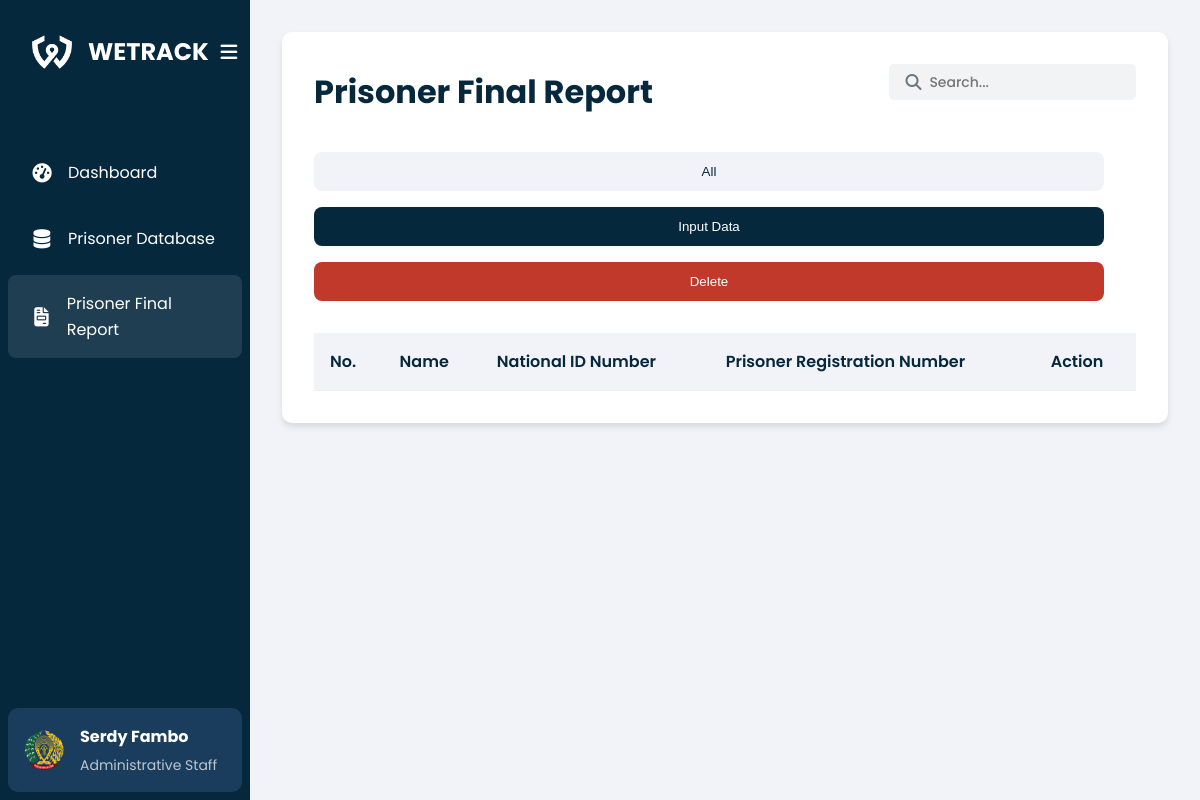
Page /lapas/pages/Laporan.php on the earlier database version.
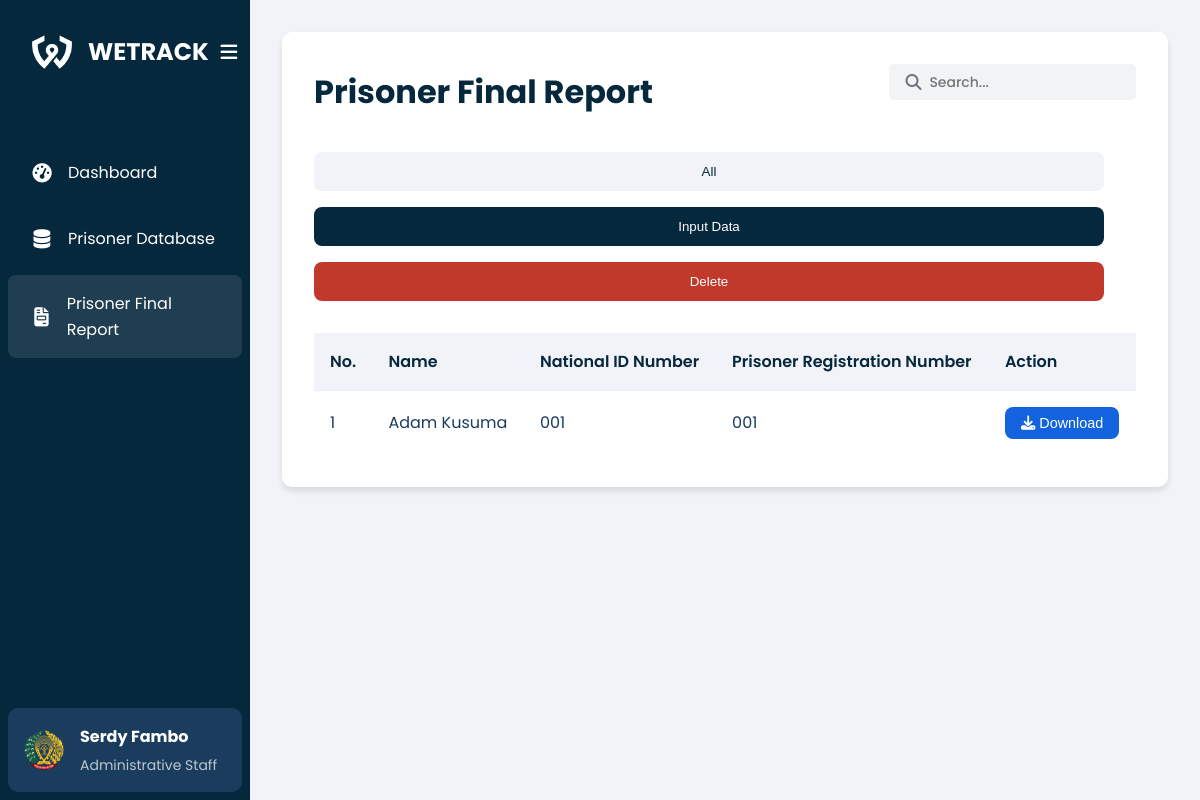
Same page on the later database version.
### tables this page shows
CREATE TABLE `final_report` (
  `id` int(11) NOT NULL,
  `nik` varchar(20) NOT NULL,
  `nrt` varchar(20) NOT NULL,
  `docInput` varchar(255) NOT NULL,
  `created_at` timestamp NOT NULL DEFAULT current_timestamp()
);

CREATE TABLE `mantan_narapidana` (
  `id` int(11) NOT NULL,
  `fileInput` varchar(255) DEFAULT NULL,
  `nik` varchar(20) DEFAULT NULL,
  `nrt` varchar(20) DEFAULT NULL,
  `nama` varchar(100) DEFAULT NULL,
  `dateBirth` date DEFAULT NULL,
  `address` text DEFAULT NULL,
  `gender` enum('male','female') DEFAULT NULL,
  `nationality` varchar(100) DEFAULT NULL,
  `crime` enum('TwA','Ot','Fraud','Assault','NO','Embezzlement','MvT','Robbery','Brawling') DEFAULT NULL,
  `case` text DEFAULT NULL,
  `punishment` varchar(100) DEFAULT NULL,
  `releaseDate` date DEFAULT NULL,
  `report` text DEFAULT NULL,
  `action` tinyint(1) DEFAULT NULL COMMENT '1 for accept, 0 for reject',
  `created_at` timestamp NOT NULL DEFAULT current_timestamp(),
  `prisoner_type` enum('houseArrest','cityPrisoner') DEFAULT NULL,
  `geofence_type` enum('houseArrest','cityPrisoner') DEFAULT NULL,
  `geofence_radius` float DEFAULT NULL,
  `geofence_lat` decimal(10,8) DEFAULT NULL,
  `geofence_lng` decimal(11,8) DEFAULT NULL,
  `geofence_city_district` varchar(100) DEFAULT NULL,
  `radiusFence` float DEFAULT NULL,
  `centerLat` float DEFAULT NULL,
  `centerLng` float DEFAULT NULL,
  `city_district` varchar(100) DEFAULT NULL,
  `last_login` timestamp NOT NULL DEFAULT current_timestamp() ON UPDATE current_timestamp()
);

### lapas/pages/Laporan.php (the view, shortened to what this page needs)
<?php
require_once 'utils/activity_logger.php';
?>
<!DOCTYPE html>
<html lang="en">
<head>
    <link rel="stylesheet" href="/wetrack/Lapas/css/data.css">
    <link rel="stylesheet" href="https://cdnjs.cloudflare.com/ajax/libs/font-awesome/6.4.0/css/all.min.css">
</head>
<body>
    <div class="container">
        <aside class="sidebar">
            <div class="sidebar-header">
                <div class="logo">
                    <img src="/wetrack/Lapas/Image/wetrack-logo-white.png" alt="WETRACK Logo">
                    <h1 class="logo-text">WETRACK</h1>
                </div>
                <button id="toggle-sidebar" class="toggle-sidebar">
                    <i class="fas fa-bars"></i>
                </button>
            </div>
            <nav class="nav-links">
                <ul>
                    <li><a href="/wetrack/Lapas/pages/home.php"><i class="fas fa-tachometer-alt"></i>
                            <span>Dashboard</span></a></li>
                    <li><a href="/wetrack/Lapas/pages/data.php"><i class="fas fa-database"></i>
                            <span>Prisoner Database</span></a></li>
                    <li class="active"><a href="/wetrack/Lapas/pages/Laporan.php"><i
                                class="fas fa-file-invoice"></i> <span>Prisoner Final Report</span></a></li>
                </ul>
            </nav>
            <div class="user-profile">
                <img src="/wetrack/Lapas/Image/lapas-logo.png" alt="Profile picture" width="40" height="40">
                <div class="user-info">
                    <h2>Serdy Fambo</h2>
                    <p>Administrative Staff</p>
                </div>
            </div>
        </aside>
        <main class="content">
            <div class="content-container">
                <div class="content-header">
                    <h1>Prisoner Final Report</h1>
                    <div class="search-bar">
                        <input type="text" placeholder="Search...">
                        <i class="fas fa-search"></i>
                    </div>
                </div>
                <div class="button-group">
                    <button class="btn btn-primary" id="showTableBtn">All</button>
                    <button class="btn btn-secondary" id="showInputBtn">Input Data</button>
                    <button class="delete-btn" id="delete-btn">Delete</button>
                </div>
                <div class="table-container">
                    <table>
                        <thead>
                            <tr>
                                <th>No.</th>
                                <th>Name</th>
                                <th>National ID Number</th>
                                <th>Prisoner Registration Number</th>
                                <th>Action</th>
                            </tr>
                        </thead>
                        <tbody>
                            <?php
                            $result = mysqli_query($conn, "SELECT fr.id, mn.nama, fr.nik, fr.nrt, fr.docInput FROM final_report fr JOIN mantan_narapidana mn ON fr.nik = mn.nik AND fr.nrt = mn.nrt ORDER BY fr.id DESC");
                            $i = 1;
                            while ($row = mysqli_fetch_assoc($result)) {
                                echo "<tr>";
                                echo "<td>" . $i . "</td>";
                                echo "<td>" . $row['nama'] . "</td>";
                                echo "<td>" . $row['nik'] . "</td>";
                                echo "<td>" . $row['nrt'] . "</td>";
                                echo "<td><button class='btn btn-action' data-id='" . $row['id'] . "' data-doc='" . $row['docInput'] . "'><i class='fas fa-download'></i> Download</button></td>";
                                echo "</tr>";
                                $i++;
                            }
                            ?>
                        </tbody>
                    </table>
                </div>
            </div>
        </main>
    </div>
</body>
</html>

Differences in the rows shown:
added final_report: mantan_narapidana.nama "Adam Kusuma", nik "001", nrt "001"
